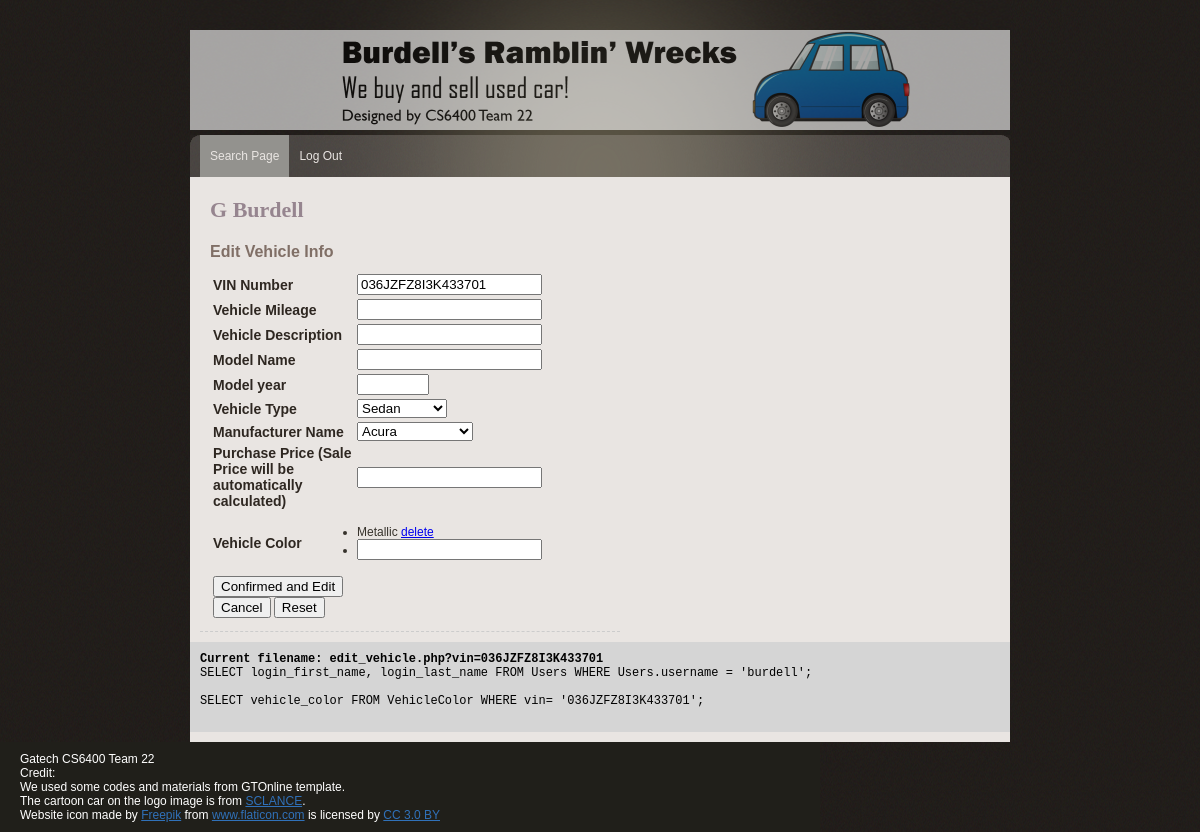
The page /edit_vehicle.php?vin=036JZFZ8I3K433701 (signed in) on the database its author committed.
### tables this page shows
CREATE TABLE Users (
  username varchar(50) NOT NULL,
  password varchar(50) NOT NULL,
  login_first_name varchar(50) NOT NULL,
  login_last_name varchar(50) NOT NULL,
  PRIMARY KEY (username)
);

CREATE TABLE VehicleColor (
  vin varchar(50) NOT NULL,
  vehicle_color varchar(50) NOT NULL,
  PRIMARY KEY (vin, vehicle_color),
  FOREIGN KEY (vin)
    REFERENCES Vehicle (vin)
);

### lib/common.php (called while the page is built, shortened)
<?php
$MANUFACTURER_LIST=array(
    "Acura", "Alfa Romeo", "Aston Martin", "Audi",
    "Bentley", "BMW", "Buick", "Cadillac",
    "Chevrolet", "Chrysler", "Dodge", "Ferrari",
    "FIAT", "Ford", "Freightliner", "Genesis",
    "GMC", "Honda", "Hyundai", "INFINITI",
    "Jaguar", "Jeep", "Kia", "Lamborghini",
    "Land Rover", "Lexus", "Lincoln", "Lotus",
    "Maserati", "MAZDA", "McLaren", "Mercedes-Benz",
    "MINI", "Mitsubishi", "Nissan", "Porsche",
    "Ram", "Rolls-Royce", "smart", "Subura",
    "Tesla", "Toyota", "Volkswagen", "Volvo"
);
$VEHICLE_TYPES_LIST=array(
    "Sedan",
    "Coupe",
    "Convertible",
    "Truck",
    "Van",
    "Minivan",
    "SUV",
    "Other"
);
?>

### edit_vehicle.php (the view, shortened to what this page needs)
<?php
include('lib/common.php');
$query = "SELECT login_first_name, login_last_name " .
    " FROM Users WHERE Users.username = '{$_SESSION['username']}'";
$result = mysqli_query($db, $query);
if(!is_bool($result) && (mysqli_num_rows($result) > 0)){
    $row = mysqli_fetch_array($result, MYSQLI_ASSOC);
}else{
    array_push($error_msg, "Query Error: Failed to get User profile... <br>" . __FILE__ . "line:". __LINE__);
}
?>
<?php include("lib/header.php"); ?>
<head>
</head>
<body>
<div id="main_container">
    <?php include("lib/menu.php"); ?>
    <div class="center_content">
        <div class="center_left">
            <div class="title_name"><?php print $row['login_first_name'] . ' ' . $row['login_last_name']; ?></div>
            <div class="features">
                <div class = "profile_section">
                    <div class = "subtitle">Edit Vehicle Info</div>
                    <form name = "confirm_edit_vehicle" action = "edit_vehicle.php" method="post">
                        <table>
                            <tr>
                                <td class ="item_label">VIN Number</td>
                                <td>
                                    <input type="text" name = "vin" value="<?php if ($_GET['vin']) { print $_GET['vin']; } else if($_POST['vin']) { print $_POST['vin']; } ?>" />
                                </td>
                            </tr>
                            <tr>
                                <td class = "item_label"> Vehicle Mileage </td>
                                <td>
                                    <input type="number" name= "vehicle_mileage" value="<?php if ($_GET['vehicle_mileage']) { print $_GET['vehicle_mileage']; }else if  ($_POST['vehicle_mileage']) { print $_POST['vehicle_mileage'];} ?>" />
                                </td>
                            </tr>
                            <tr>
                                <td class="item_label">Vehicle Description</td>
                                <td>
                                    <input type="text" name= "vehicle_description" value="" />
                                </td>
                            </tr>
                            <tr>
                                <td class="item_label">Model Name</td>
                                <td>
                                    <input type="text" name="model_name" list="model_name_list" value = "<?php if ($_GET['model_name']) { print $_GET['model_name'];}else if($_POST['model_name']){print $_POST['model_name'];} ?>" >
                                </td>
                            </tr>
                            <tr>
                                <td class="item_label">Model year</td>
                                <td>
                                    <input type="number" name="model_year" list="model_year_list" min = "1900" max = "2020" value = "">
                                </td>
                             </tr>
                            <tr>
                                <td class="item_label">Vehicle Type</td>
                                <td>
                                    <select name="type_name">
                                        <?php
                                            foreach($VEHICLE_TYPES_LIST as $var) {
                                        ?>
                                        <option value= '<?php echo $var;?>' <?php if ($_GET['type_name'] == $var) { print 'selected="true"';}else if($_POST['type_name'] == $var){print 'selected="true"';} ?> ><?php echo $var;?></option>
                                        <?php
                                            }
                                        ?>
                                    </select>
                                </td>
                            </tr>
                            <tr>
                                <td class="item_label">Manufacturer Name</td>
                                <td>
                                    <select name="manufacturer_name">
                                        <?php
                                            foreach($MANUFACTURER_LIST as $var) {
                                        ?>
                                        <option value= '<?php echo $var;?>'  ><?php echo $var;?></option>
                                        <?php
                                            }
                                        ?>
                                    </select>
                                </td>
                            </tr>
                            <tr>
                                <td class = "item_label">Purchase Price (Sale Price will be automatically calculated)</td>
                                <td>
                                    <input type="number" name = "sale_price" value ="<?php if($_GET['sale_price']) {print $_GET['sale_price'];} else if($_POST['sale_price']) {print $_POST['sale_price'];}?>" />
                                </td>
                            </tr>
                            <tr>
                                <td class="item_label">Vehicle Color</td>
                                <td>
                                    <ul>
                                        <?php
                                        $vin = "";
                                        if ($_GET['vin']) { $vin = $_GET['vin']; } else if($_POST['vin']){$vin = $_POST['vin'];}
                                        $vehicle_mileage = "";
                                        $model_name = "";
                                        $model_year = "";
                                        $type_name = "";
                                        $manufacturer_name = "";
                                        $temp_sale_price = $_GET['sale_price'];
                                        $vehicle_description = "";
                                        $query = "SELECT vehicle_color FROM VehicleColor WHERE vin= '$vin'";
                                        $result = mysqli_query($db, $query);
                                        while ($row = mysqli_fetch_array($result, MYSQLI_ASSOC)) {
                                            print "<li>{$row['vehicle_color']} <a href='edit_vehicle.php?vehicle_description=".$vehicle_description."&sale_price=".$temp_sale_price."&manufacturer_name=".$manufacturer_name."&type_name=".$type_name."&model_year=".$model_year."&model_name=".$model_name."&vehicle_mileage=".$vehicle_mileage."&vin=".$vin."&delete_color=" .
                                                urlencode($row['vehicle_color']) . "'>delete</a></li>";
                                        }
                                        ?>
                                        <li><input type="text" name="vehicle_color" onclick="if(this.value=='(add color)'){this.value=''}"
                                                   onblur="if(this.value==''){this.value='(add color)'}" list="color_list"/>
                                        </li>
                                    </ul>
                                </td>
                            </tr>
                            <tr>
                                <td>
                                <input name = "edit" type = "submit" id = "edit" value = "Confirmed and Edit">
                                <input type="button" value="Cancel" onclick="history.go(-1)">
                                <button type="reset" value="Reset">Reset</button>
                                </td>
                            </tr>
                        </table>
                    </form>
                </div>
            </div>
        </div>
        <?php include("lib/error.php"); ?>
    </div>
</div>
<?php include("lib/footer.php"); ?>
</body>
</html>

### css/gtonline_style.css (style rules this page uses)
body { background:url(../img/bg.gif) repeat #000000; padding:0; font-family: Verdana, Geneva, sans-serif; font-size:12px; margin:auto auto auto auto; color:#36322b; }
table { width: 100%; }
th, td { padding: 1px; text-align: left; }
ul { text-align: left; padding:0px; }
li { padding:0px; }
#main_container { width:820px; height:auto; margin:auto; padding:0px; }
.title_name { width: auto; font-family: Georgia, serif; font-weight:bold; font-size:22px; color:#96858F; margin:0px 10px 0px 10px; }
.item_label { font-family: Verdana, Geneva, sans-serif; width:140px; font-weight:bold; font-size:14px; color:#2e2721; }
.subtitle { width: 600px; font-family: Verdana, Geneva, sans-serif; font-weight:bold; font-size:16px; color:#806F66; padding:10px 0px 10px 0px; }
.center_content { width:820px; height:auto; padding:10px 0px 10px 0px; clear:both; background-color:#E9E5E2; }
.center_left { width:600px; float:left; padding:10px 10px 10px 10px; }
.profile_section { float:left; width:400px; border-bottom:1px #CCCCCC dashed; padding:10px 10px 10px 10px; }

### rows shown on the page
users: login_first_name "G", login_last_name "Burdell"
vehiclecolor: vehicle_color "Metallic"

### other values the page prints
$query "Current filename: edit_vehicle.php?vin=036JZFZ8I3K433701"
$query "SELECT login_first_name, login_last_name FROM Users WHERE Users.username = 'burdell';"
$query "SELECT vehicle_color FROM VehicleColor WHERE vin= '036JZFZ8I3K433701';"
form field type_name "Sedan"
form field manufacturer_name "Acura"
